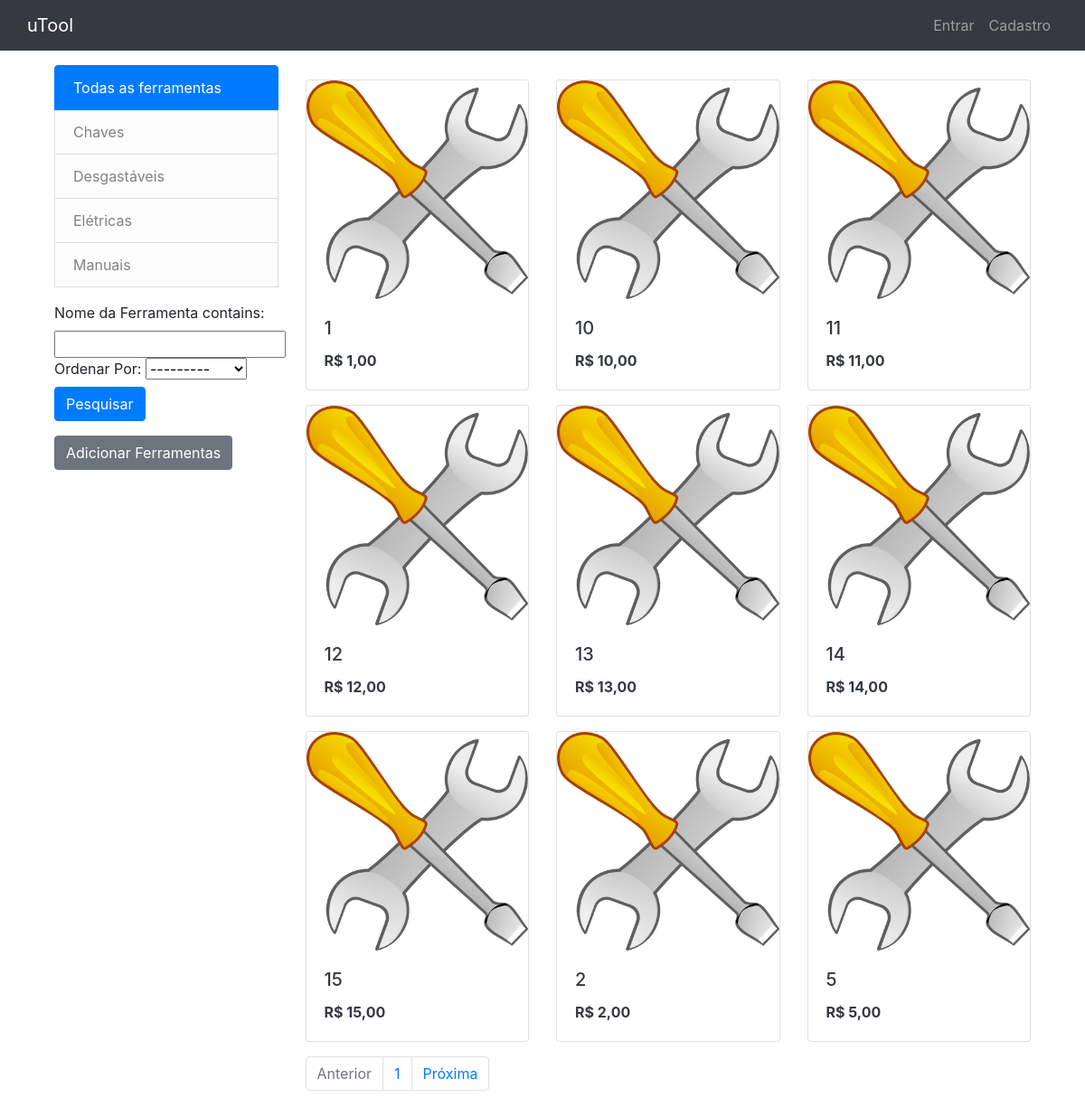
The app's page /, older data.
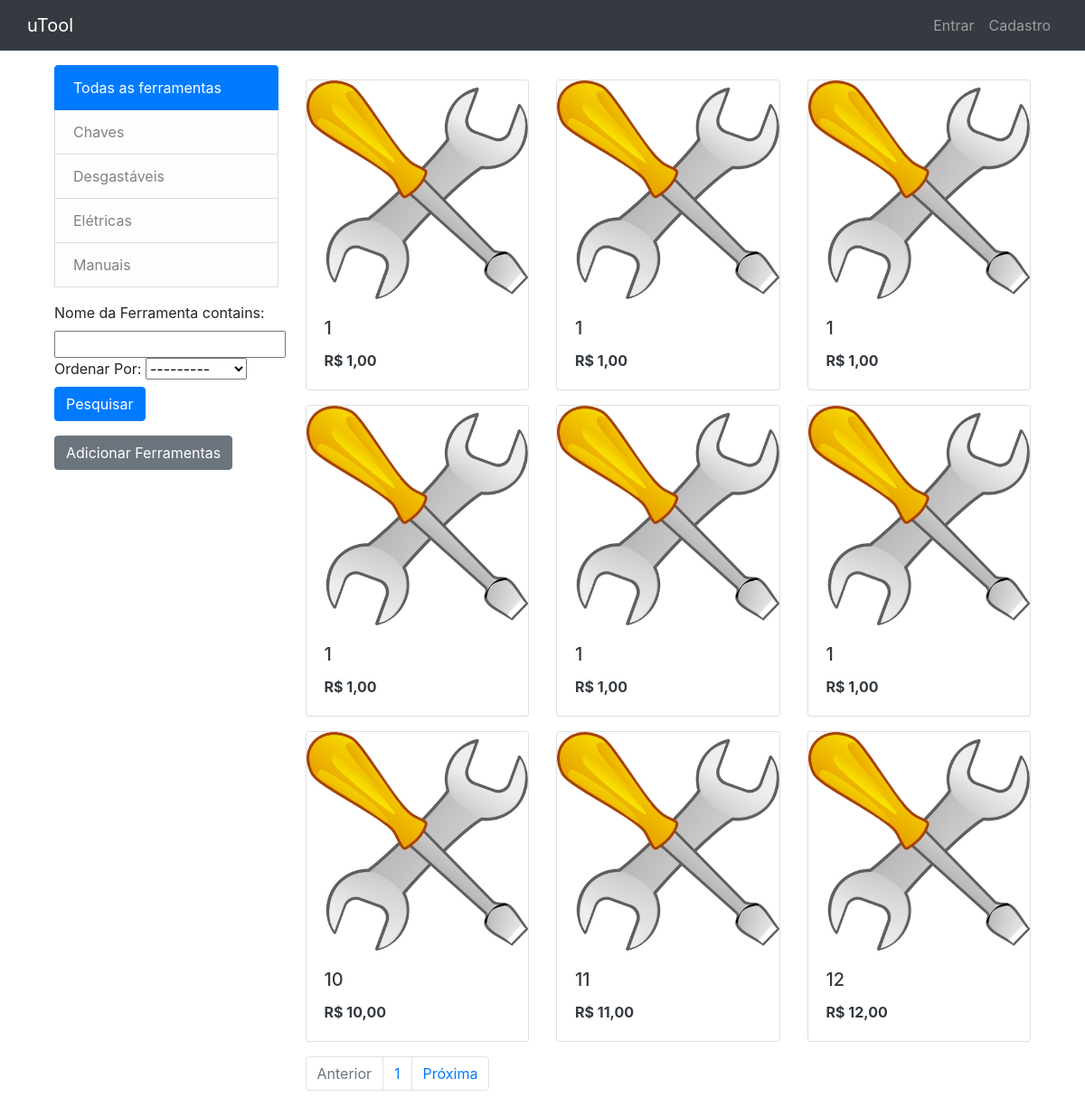
The same page, newer data.
### tools/models.py (models this page shows, shortened)
class Category(TimeStampedModel):
    name = models.CharField(
        max_length=255,
        unique=True
    )
    slug = AutoSlugField(
        unique=True,
        always_update=False,
        populate_from="name"
    )
    class Meta:
        ordering = ("name",)
        verbose_name = "category"
        verbose_name_plural = "categories"
    def get_absolute_url(self):
        return reverse("pages:list_by_category", kwargs={"slug": self.slug})

class Tool(TimeStampedModel):
    category = models.ForeignKey(
        Category, related_name="tools",
        on_delete=models.CASCADE,
        verbose_name='Categoria da Ferramenta',
    )
    name = models.CharField(
        max_length=255,
        verbose_name='Nome da Ferramenta'
    )
    slug = AutoSlugField(
        unique=True,
        always_update=False,
        populate_from="name"
    )
    image = models.ImageField(
        upload_to="tools/%Y/%m/%d",
        blank=True,
        verbose_name='Imagem',
        default='/tools/2021/03/16/default_tool.jpg'
    )
    description = models.TextField(
        blank=True,
        verbose_name='Descrição'
    )
    price = models.DecimalField(
        max_digits=10,
        decimal_places=2,
        verbose_name='Preço'
    )
    is_available = models.BooleanField(
        default=True,
        verbose_name='Disponível'
    )
    owner = models.ForeignKey(
        MyUserModel,
        on_delete=models.CASCADE
    )
    objects = models.Manager()
    available = AvailableManager()
    class Meta:
        ordering = ("name",)
    def get_absolute_url(self):
        return reverse("pages:detail", kwargs={"slug": self.slug})

### tools/views.py (the view)
# urls.py: path("", ToolListView.as_view(), name="list"),
class ToolListView(ListView):
    category = None
    paginate_by = 9
    def get_queryset(self):
        queryset = ToolFilter(
            self.request.GET,
            queryset=Tool.objects.all()
        ).qs
        category_slug = self.kwargs.get("slug")
        if category_slug:
            self.category = get_object_or_404(Category, slug=category_slug)
            queryset = queryset.filter(category=self.category)
        return queryset
    def get_context_data(self, **kwargs):
        context = super().get_context_data(**kwargs)
        context["category"] = self.category
        context["categories"] = Category.objects.all()
        context["filter"] = ToolFilter(self.request.GET, queryset=self.get_queryset())
        return context

### tools/templatetags/tool_tags.py (called while the page is built)
@register.filter()
def remainder(n):
    return n % 3

### templates/tools/tool_list.html (shortened to what this page needs)
{% extends 'base.html' %}
{% load static %}
{% load crispy_forms_tags %}
{% load tool_tags %}
{% load bootstrap %}
{% block content %}
<div class="container my-3">
    <div class="row">
        <div class="col-lg-3">
            <ul class="list-group mb-3 mb-lg-0">
                <a class="text-decoration-none list-group-item list-group-item-light {% if not category %}active{% endif %}"
                href="{% url 'pages:list' %}">
                Todas as ferramentas
            </a>
            {% for cat in categories %}
            <a class="text-decoration-none list-group-item list-group-item-light {% if category == cat %}active{% endif %}"
            href="{{ cat.get_absolute_url }}">
            {{ cat.name }}
        </a>
            {% endfor %}
    <form method="GET">
        {{ filter.form|bootstrap }}
        <button type="submit" class="btn btn-primary"> Pesquisar </button>
    </form>
    <form method="post">
        {% if user.is_authenticated %}
            {% if user.adress == '' %}
                <button type="button" class="btn btn-secondary" data-toggle="tooltip" data-placement="top" title="Adicione seu endereço ao perfil para adicionar ferramentas!">
                    Adicionar Ferramentas
                </button>
            {% else %}
            <a class="btn btn-primary" href="{% url 'tools:new_tool' %}" >Adicionar Ferramentas</a>
            {% endif %}
        {% else %}
            <button type="button" class="btn btn-secondary" data-toggle="tooltip" data-placement="top" title="Você precisa se cadastrar para adicionar ferramentas!">
                Adicionar Ferramentas
            </button>
        {% endif %}
    </form>
    </ul>
</div>
<div class="col-lg-9">
    <div class="card-deck mb-3">
        {% for tool in tool_list %}
        <div class="card">
            <a href="{{ tool.get_absolute_url }}">
                {% if tool.image %}
                <img class="card-img-top" src="/media/{{tool.image}}" alt="">
                {% else %}
                <img class="card-img-top" src="{% static 'images/no_image.jpg' %}" alt="">
                {% endif %}
            </a>
            <div class="card-body d-flex flex-column justify-content-between">
                <a class="text-decoration-none text-dark" href="{{ tool.get_absolute_url }}">
                    <h5 class="card-title">{{ tool.name }}</h5>
                </a>
                <a class="text-decoration-none text-dark" href="{{ tool.get_absolute_url }}">
                    <p class="card-text font-weight-bold">R$ {{ tool.price }}</p>
                </a>
            </div>
        </div>
            {% if forloop.counter|divisibleby:"3" and not forloop.last %}
    </div>
        <div class="card-deck mb-3">
            {% endif %}
        {% endfor %}
        </div>
    {% if is_paginated %}
    {% include "pagination.html" with page=page_obj %}
    {% endif %}
</div>
</div>
</div>
{% endblock content %}

Row changes from the older to the newer data that the page shows:
no longer on this page (row unchanged): Tool: image (placeholder picture), name "13", price "13,00"
no longer on this page (row unchanged): Tool: image (placeholder picture), name "14", price "14,00"
no longer on this page (row unchanged): Tool: image (placeholder picture), name "15", price "15,00"
no longer on this page (row unchanged): Tool: image (placeholder picture), name "2", price "2,00"
no longer on this page (row unchanged): Tool: image (placeholder picture), name "5", price "5,00"
added Tool: image (placeholder picture), name "1", price "1,00"
added Tool: image (placeholder picture), name "1", price "1,00"
added Tool: image (placeholder picture), name "1", price "1,00"
added Tool: image (placeholder picture), name "1", price "1,00"
added Tool: image (placeholder picture), name "1", price "1,00"
